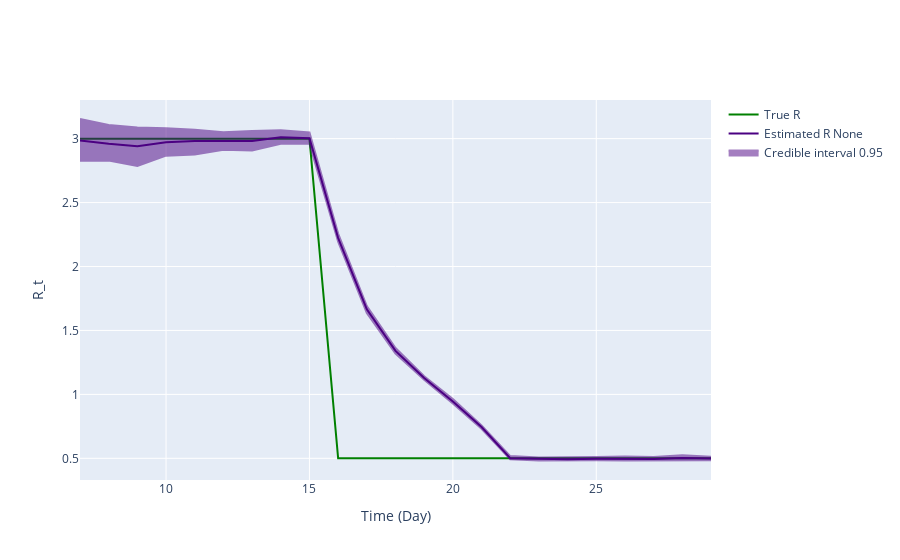

Notebook source saved alongside this figure:
### Markdown cell above
## Inference plot using class method results

### Code cell
fig = ReproductionNumberPlot()

fig.add_ground_truth_rt(ground_truth)
fig.add_interval_rt(new_intervals)

fig.update_labels(time_label='Time (Day)', r_label='R_t')

fig.show_figure()

### Figure 1 — Plotly figure (JSON) as saved in the notebook; plotly's stock layout.template omitted (floating-point values rounded to 4 significant figures)
{"data": [{"line": {"color": "green"}, "mode": "lines", "name": "True R", "type": "scatter", "x": [7, 8, 9, 10, 11, 12, 13, 14, 15, 16, 17, 18, 19, 20, 21, 22, 23, 24, 25, 26, 27, 28, 29], "y": [3, 3, 3, 3, 3, 3, 3, 3, 3, 0.5, 0.5, 0.5, 0.5, 0.5, 0.5, 0.5, 0.5, 0.5, 0.5, 0.5, 0.5, 0.5, 0.5]}, {"line": {"color": "indigo"}, "mode": "lines", "name": "Estimated R None", "type": "scatter", "x": [7, 8, 9, 10, 11, 12, 13, 14, 15, 16, 17, 18, 19, 20, 21, 22, 23, 24, 25, 26, 27, 28, 29], "y": [2.986, 2.959, 2.94, 2.971, 2.982, 2.982, 2.981, 3.01, 3.003, 2.223, 1.665, 1.34, 1.127, 0.9445, 0.7448, 0.5011, 0.4953, 0.4935, 0.4959, 0.4963, 0.4941, 0.503, 0.4993]}, {"fill": "toself", "fillcolor": "indigo", "line": {"color": "indigo"}, "mode": "lines", "name": "Credible interval 0.95", "opacity": 0.5, "showlegend": true, "type": "scatter", "x": [7, 8, 9, 10, 11, 12, 13, 14, 15, 16, 17, 18, 19, 20, 21, 22, 23, 24, 25, 26, 27, 28, 29, 29, 28, 27, 26, 25, 24, 23, 22, 21, 20, 19, 18, 17, 16, 15, 14, 13, 12, 11, 10, 9, 8, 7], "y": [3.154, 3.107, 3.087, 3.081, 3.07, 3.05, 3.06, 3.066, 3.048, 2.258, 1.691, 1.363, 1.142, 0.9645, 0.7571, 0.5174, 0.5065, 0.5056, 0.5095, 0.5148, 0.5102, 0.5238, 0.5133, 0.4856, 0.4851, 0.4791, 0.4821, 0.4853, 0.4829, 0.4835, 0.4917, 0.7306, 0.9283, 1.115, 1.318, 1.637, 2.195, 2.96, 2.96, 2.908, 2.912, 2.876, 2.867, 2.787, 2.829, 2.828]}], "layout": {"hovermode": "x unified", "xaxis": {"title": {"text": "Time (Day)"}}, "yaxis": {"title": {"text": "R_t"}}}}
